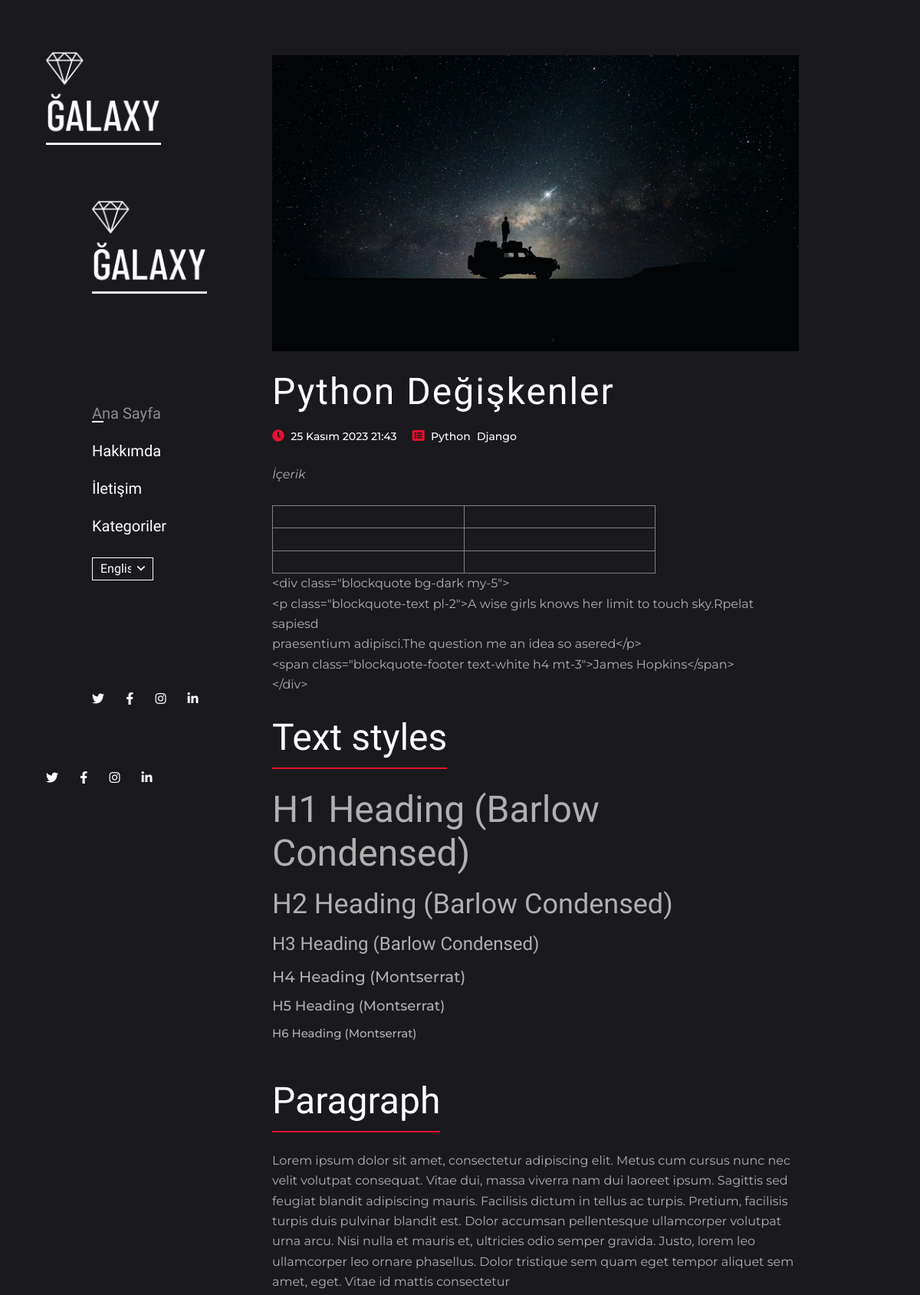
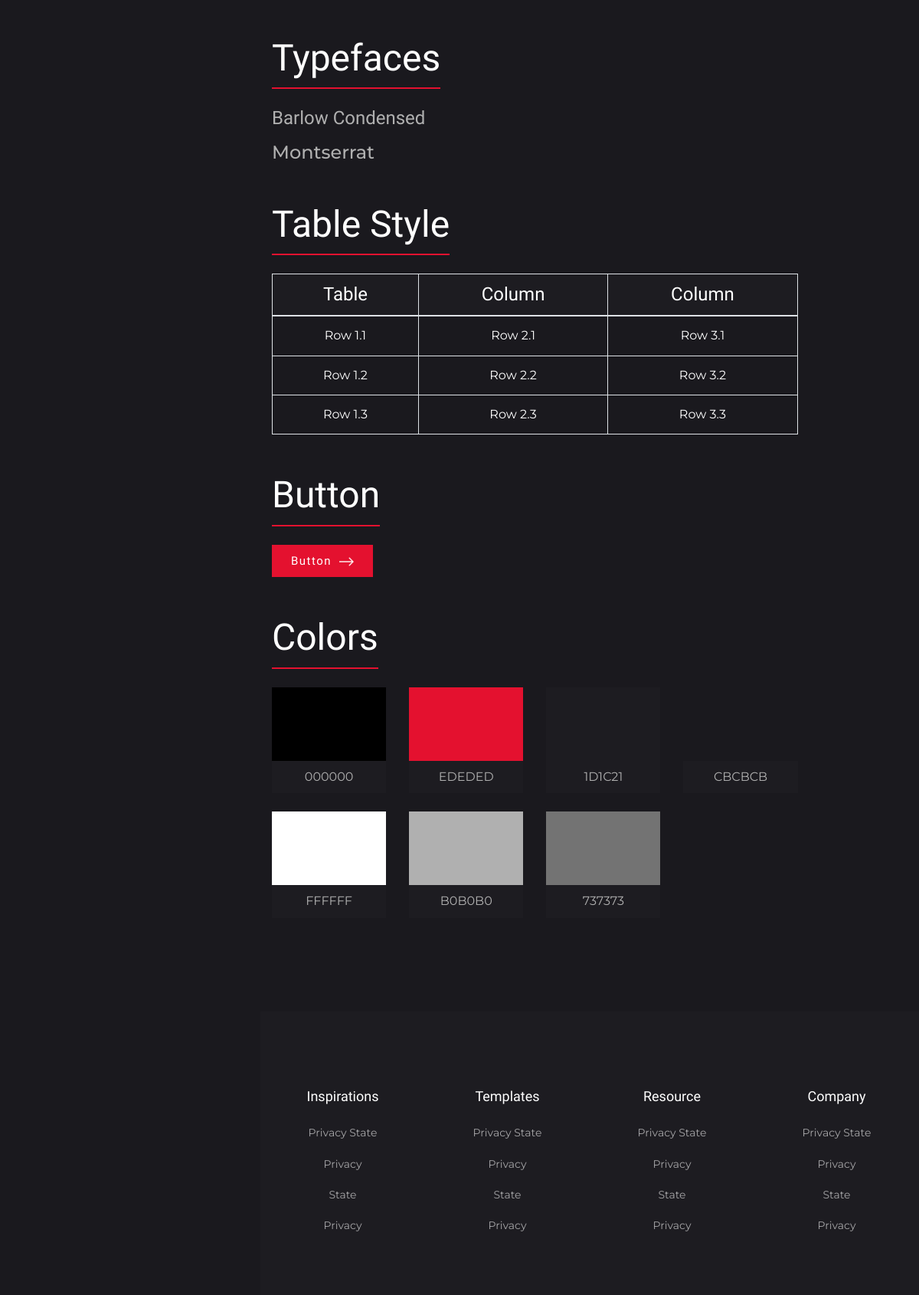
/blog_detail/python-degiskenler, run on the app's committed database (2 pictures, top to bottom).
### blogs/models.py (models this page shows, shortened)
class Article(models.Model):
    title = models.CharField(max_length=100)
    description = RichTextField()
    image = models.ImageField(upload_to="blogs", null=True)  # null=True değerini sil
    is_active = models.BooleanField(default=True)
    created_date = models.DateTimeField(auto_now_add=True)
    slug = models.SlugField(unique=True, null=False, blank=True, db_index=True, editable=False)
    categories = models.ManyToManyField(Category)

class Category(models.Model):
    name = models.CharField(max_length=50)
    slug = models.SlugField(null=False, blank=True, unique=True, db_index=True, editable=False)
    def __str__(self):
        return f"{self.name}"

### blogs/views.py (the view)
# urls.py: path('blog_detail/<slug:slug>', views.blog_detail, name="blog_detail")
def blog_detail(request, slug):
    blog = models.Article.objects.get(slug=slug)
    return render(request, "blog-details.html", context={
        "blog": blog
    })

### templates/blog-details.html (shortened to what this page needs)
{% extends 'base.html' %}
{% load static %}
{% block content %}
<div class="container py-4 my-5">
    <div class="row justify-content-between">
        <div class="col-lg-10">
            <img class="img-fluid" src="{{ blog.image.url }}" alt="">
            <h1 class="text-white add-letter-space mt-4">
                {{ blog.title }}
            </h1>
            <ul class="post-meta mt-3 mb-4">
                <li class="d-inline-block mr-3">
                    <span class="fas fa-clock text-primary"></span>
                    <a class="ml-1" href="#">
                        {{ blog.created_date }}
                    </a>
                </li>
                <li class="d-inline-block">
                    <span class="fas fa-list-alt text-primary"></span>
                    {% for categori in blog.categories.all %}
                    <a class="ml-1" href="{% url 'kategoriler_detay' categori.slug %}">{{ categori }}</a>
                    {% endfor %}
                </li>
            </ul>
            <p>
                {{ blog.description|safe }}
            </p>
            <div class="widget">
                <h1 class="widget-title text-white d-inline-block mb-4">Text styles</h1>
                <h1 class="h1 mb-3">H1 Heading (Barlow Condensed)</h1>
                <h2 class="h2 mb-3">H2 Heading (Barlow Condensed)</h2>
                <h3 class="h3 mb-3">H3 Heading (Barlow Condensed)</h3>
                <h4 class="h4 mb-3">H4 Heading (Montserrat)</h4>
                <h5 class="h5 mb-3">H5 Heading (Montserrat)</h5>
                <h6 class="h6 mb-3">H6 Heading (Montserrat)</h6>
            </div>
            <div class="widget">
                <h1 class="widget-title text-white d-inline-block mb-4">Paragraph</h1>
                <p>Lorem ipsum dolor sit amet, consectetur adipiscing elit. Metus cum cursus nunc nec velit
                    volutpat consequat. Vitae dui, massa viverra nam dui laoreet ipsum. Sagittis sed feugiat
                    blandit adipiscing mauris. Facilisis dictum in tellus ac turpis. Pretium, facilisis turpis
                    duis pulvinar blandit est. Dolor accumsan pellentesque ullamcorper volutpat urna arcu. Nisi
                    nulla et mauris et, ultricies odio semper gravida. Justo, lorem leo ullamcorper leo ornare
                    phasellus. Dolor tristique sem quam eget tempor aliquet sem amet, eget. Vitae id mattis
                    consectetur </p>
            </div>
            <div class="widget">
                <h1 class="widget-title text-white d-inline-block mb-4">Typefaces</h1>
                <h3 class="font-primary mb-3">Barlow Condensed</h3>
                <h3 class="font-secondary">Montserrat</h3>
            </div>
            <div class="widget">
                <h1 class="widget-title text-white d-inline-block mb-4">Table Style</h1>
                <table class="table table-bordered text-center text-white table-transparent">
                    <thead class="bg-dark">
                    <tr>
                        <th class="h3" scope="col">Table</th>
                        <th class="h3" scope="col">Column</th>
                        <th class="h3" scope="col">Column</th>
                    </tr>
                    </thead>
                    <tbody>
                    <tr>
                        <td>Row 1.1</td>
                        <td>Row 2.1</td>
                        <td>Row 3.1</td>
                    </tr>
                    <tr>
                        <td>Row 1.2</td>
                        <td>Row 2.2</td>
                        <td>Row 3.2</td>
                    </tr>
                    <tr>
                        <td>Row 1.3</td>
                        <td>Row 2.3</td>
                        <td>Row 3.3</td>
                    </tr>
                    </tbody>
                </table>
            </div>
            <div class="widget">
                <h1 class="widget-title text-white d-inline-block mb-4">Button</h1>
                <div class="d-block">
                    <a class="btn btn-primary" href="#!">Button <img src="{% static 'images/arrow-right.png' %}"
                                                                     alt=""></a>
                </div>
            </div>
            <div class="widget">
                <h1 class="widget-title text-white d-inline-block">Colors</h1>
                <div class="row text-center">
                    <div class="col-sm-3 mt-4">
                        <div class="rounded">
                            <div class="bg-black py-5"></div>
                            <p class="bg-dark py-2">000000</p>
                        </div>
                    </div>
                    <div class="col-sm-3 mt-4">
                        <div class="rounded">
                            <div class="bg-primary py-5"></div>
                            <p class="bg-dark py-2">EDEDED</p>
                        </div>
                    </div>
                    <div class="col-sm-3 mt-4">
                        <div class="rounded">
                            <div class="bg-dark py-5"></div>
                            <p class="bg-dark py-2">1D1C21</p>
                        </div>
                    </div>
                    <div class="col-sm-3 mt-4">
                        <div class="rounded">
                            <div class="bg-dark-gray py-5"></div>
                            <p class="bg-dark py-2">CBCBCB</p>
                        </div>
                    </div>
                    <div class="col-sm-3 mt-4">
                        <div class="rounded">
                            <div class="bg-white py-5"></div>
                            <p class="bg-dark py-2">FFFFFF</p>
                        </div>
                    </div>
                    <div class="col-sm-3 mt-4">
                        <div class="rounded">
                            <div class="bg-gray py-5"></div>
                            <p class="bg-dark py-2">B0B0B0</p>
                        </div>
                    </div>
                    <div class="col-sm-3 mt-4">
                        <div class="rounded">
                            <div class="bg-black-700-darken py-5"></div>
                            <p class="bg-dark py-2">737373</p>
                        </div>
                    </div>
                </div>
            </div>
        </div>
    </div>
</div>
{% endblock %}

### templates/base.html (shortened to what this page needs)
{% load static %}
<!DOCTYPE html>
<html>
<head>
    <link rel="stylesheet" href="{% static 'plugins/bootstrap/bootstrap.min.css' %}">
    <link rel="stylesheet" href="{% static 'plugins/fontawesome/css/all.css' %}">
    <link href="{% static 'css/style.css' %}" rel="stylesheet">
</head>
<body>
<section class="d-flex">
    <aside>
        <div class="sidenav position-sticky d-flex flex-column justify-content-between">
            <a class="navbar-brand" href="index.html" class="logo">
                <img src="images/logo.png" alt="">
            </a>
            {% include 'partials/_navbar.html' %}
            <ul class="list-inline nml-2">
                <li class="list-inline-item">
                    <a href="#!" class="text-white text-red-onHover pr-2">
                        <span class="fab fa-twitter"></span>
                    </a>
                </li>
                <li class="list-inline-item">
                    <a href="#!" class="text-white text-red-onHover p-2">
                        <span class="fab fa-facebook-f"></span>
                    </a>
                </li>
                <li class="list-inline-item">
                    <a href="#!" class="text-white text-red-onHover p-2">
                        <span class="fab fa-instagram"></span>
                    </a>
                </li>
                <li class="list-inline-item">
                    <a href="#!" class="text-white text-red-onHover p-2">
                        <span class="fab fa-linkedin-in"></span>
                    </a>
                </li>
            </ul>
        </div>
    </aside>
    <div class="main-content">
        {% block content %} {% endblock %}
        {% include 'partials/_footer.html' %}
    </div>
</section>
</body>
</html>

### templates/partials/_navbar.html (shortened to what this page needs)
{% load static %}
<aside><div class="sidenav position-sticky d-flex flex-column justify-content-between">
    <a class="navbar-brand" href="index.html" class="logo">
        <img src="{% static 'images/post/logo.png' %}" alt="">
    </a>
    <div class="navbar navbar-dark my-4 p-0 font-primary">
        <ul class="navbar-nav w-100">
            <li class="nav-item active">
                <a class="nav-link text-white px-0 pt-0" href="{% url 'index' %}">Ana Sayfa</a>
            </li>
            <li class="nav-item ">
                <a class="nav-link text-white px-0" href="about.html">Hakkımda</a>
            </li>
            <li class="nav-item ">
                <a class="nav-link text-white px-0" href="{% url 'contact' %}">İletişim</a>
            </li>
            <li class="nav-item ">
                <a class="nav-link text-white px-0" href="{% url 'kategoriler' %}">Kategoriler</a>
            </li>
            <li class="nav-item mt-3">
                <select class="custom-select bg-transparent rounded-0 text-white shadow-none" id="pick-lang">
                    <option selected value="en">English</option>
                </select>
            </li>
        </ul>
    </div>
    <ul class="list-inline nml-2">
        <li class="list-inline-item">
            <a href="#!" class="text-white text-red-onHover pr-2">
                <span class="fab fa-twitter"></span>
            </a>
        </li>
        <li class="list-inline-item">
            <a href="#!" class="text-white text-red-onHover p-2">
                <span class="fab fa-facebook-f"></span>
            </a>
        </li>
        <li class="list-inline-item">
            <a href="#!" class="text-white text-red-onHover p-2">
                <span class="fab fa-instagram"></span>
            </a>
        </li>
        <li class="list-inline-item">
            <a href="#!" class="text-white text-red-onHover p-2">
                <span class="fab fa-linkedin-in"></span>
            </a>
        </li>
    </ul>
</div></aside>

### templates/partials/_footer.html
{% load static %}
<footer class="bg-dark">
    <div class="container">
        <div class="row text-center">
            <div class="col-lg-3 col-sm-6 mb-5">
                <h5 class="font-primary text-white mb-4">Inspirations</h5>
                <ul class="list-unstyled">
                    <li><a href="#!">Privacy State</a></li>
                    <li><a href="#!">Privacy</a></li>
                    <li><a href="#!">State</a></li>
                    <li><a href="#!">Privacy</a></li>
                </ul>
            </div>
            <div class="col-lg-3 col-sm-6 mb-5">
                <h5 class="font-primary text-white mb-4">Templates</h5>
                <ul class="list-unstyled">
                    <li><a href="#!">Privacy State</a></li>
                    <li><a href="#!">Privacy</a></li>
                    <li><a href="#!">State</a></li>
                    <li><a href="#!">Privacy</a></li>
                </ul>
            </div>
            <div class="col-lg-3 col-sm-6 mb-5">
                <h5 class="font-primary text-white mb-4">Resource</h5>
                <ul class="list-unstyled">
                    <li><a href="#!">Privacy State</a></li>
                    <li><a href="#!">Privacy</a></li>
                    <li><a href="#!">State</a></li>
                    <li><a href="#!">Privacy</a></li>
                </ul>
            </div>
            <div class="col-lg-3 col-sm-6 mb-5">
                <h5 class="font-primary text-white mb-4">Company</h5>
                <ul class="list-unstyled">
                    <li><a href="#!">Privacy State</a></li>
                    <li><a href="#!">Privacy</a></li>
                    <li><a href="#!">State</a></li>
                    <li><a href="#!">Privacy</a></li>
                </ul>
            </div>
        </div>
    </div>
</footer>

### static/css/style.css (style rules this page uses)
body { color: #B0B0B0; background-color: #1A191E; font-family: "Montserrat", sans-serif; font-size: 16px; line-height: 1.65; overflow-y: hidden; }
body.loaded { overflow-y: scroll; }
.main-content { width: calc(100% - 340px); }
.btn { font-size: 15px; padding: 10px 25px; letter-spacing: 0.1em; color: #ffffff; font-family: "Barlow Condensed", sans-serif; border-radius: 0; border: 0; }
.btn img { margin-left: 5px; width: 19px; position: relative; }
.btn-primary { background-color: #E4112F; }
.font-primary { font-family: "Barlow Condensed", sans-serif; }
.font-secondary { font-family: "Montserrat", sans-serif; }
.add-letter-space { letter-spacing: 2px; }
.bg-gray { background-color: #B0B0B0; }
.text-primary, .text-primary-onHover:hover { color: #E4112F !important; }
.bg-primary { background-color: #E4112F !important; }
.bg-dark { background-color: #1D1C21 !important; }
.bg-black { background-color: #000000; }
.bg-black-700-darken { background-color: #737373; }
h1, .h1, h2, .h2, h3, .h3, h4 { font-family: "Barlow Condensed", sans-serif; }
h1, .h1 { font-size: 48px; }
h2, .h2 { font-size: 36px; }
h3, .h3 { font-size: 24px; }
h4, .h4 { font-size: 20px; }
h5, .h5 { font-size: 18px; }
h6, .h6 { font-size: 15px; }
.h4, h5, .h5, h6, .h6, p { font-family: "Montserrat", sans-serif; }
h1, .h1, h2, .h2, h3, .h3, h4, .h4, h5, .h5, h6, .h6, p { margin: 0; }
a { text-decoration: none; display: inline-block; transition: all 0.3s; }
ul, li { padding: 0; margin: 0; }
.sidenav { top: 0; width: 340px; min-height: 100vh; padding: 60px; transition: 0.3s ease; }
.sidenav .navbar-brand img { max-width: 150px; }
.sidenav .nav-link { font-size: 20px; position: relative; display: inline-block; }
.sidenav .nav-link::after { position: absolute; content: ""; height: 2px; width: 0; background-color: #ffffff; left: 0; bottom: 13px; transition: 0.3s; }
.sidenav .nav-link[aria-expanded=true], .sidenav .active .nav-link { color: rgba(255, 255, 255, 0.5) !important; }
.sidenav .nav-link[aria-expanded=true]::after, .sidenav .active .nav-link::after { width: 15px; }
.sidenav select { background: url(../images/chevron-down.svg) no-repeat right 0.5rem center/15px 17px; border: 1px solid #ffffff !important; height: 30px; padding: 0 28px 0 10px; width: 80px; background-size: 14px; }
.sidenav select option { background-color: #1D1C21; }
.post-meta li a { color: #ffffff; font-weight: 500; font-size: 14px; }
.widget { margin-bottom: 50px; }
.widget-title { border-bottom: 2px solid #E4112F; padding-bottom: 10px; }
footer { padding-top: 100px; padding-bottom: 30px; }
footer ul li a { color: rgba(255, 255, 255, 0.6); font-size: 14px; margin-bottom: 15px; }
footer ul li:last-child a { margin-bottom: 0; }

### data on the page
Article: image (picture), title "Python Değişkenler", created_date "25 Kasım 2023 21:43", description "İçerik <div class=\"blockquote bg-dark my-5\"> <p class=\"blockquote-text pl-2\">A wise girls knows her limit to touch sky.Rpelat sapiesd praesentium adipisci.The question me an idea so asered</p> <span class=\"blockquote-footer text-white h4 mt-3\">James Hopkins</span> </div>"
Category: name "Python"
Category: name "Django"
